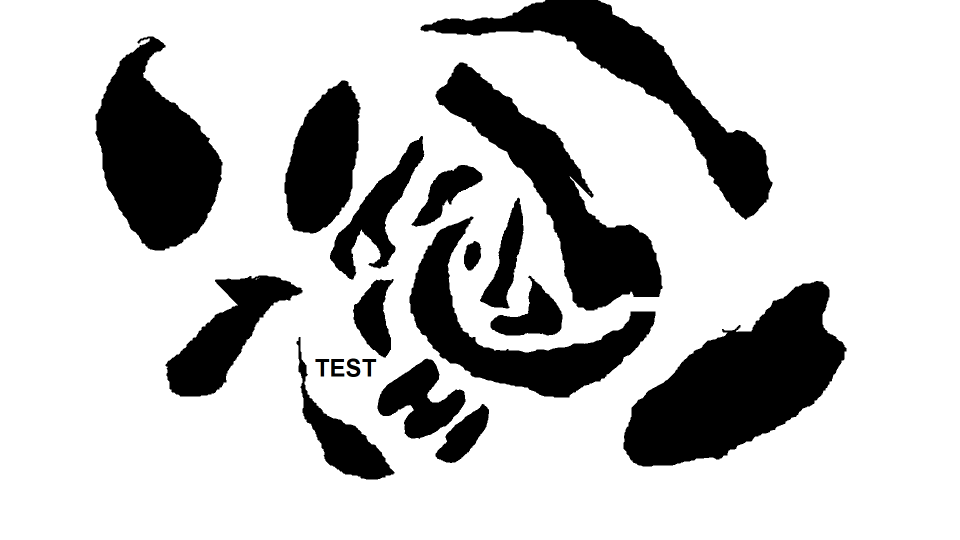
#> input picture map.png, 1920 x 1080 px (shown at 1/2 size)
$ python ants.py
#> lines starting #> are read from the running program, lines starting #| are printed output that depends on the picture
### utils.py
import time
import functools

enabled = True

def set_enabled(printing = True):
    global enabled
    enabled = printing

def perf(name = None, include_average = True,skip = 0):
    global enabled
    if not enabled:
        return lambda f : f
    # [28 lines left out: function decorator, not called in this run]
    return decorator

### ants.py
import matplotlib.pyplot as plt
from matplotlib.animation import FuncAnimation
import numpy as np
from matplotlib import image
from utils import perf, set_enabled
from numba import guvectorize, cuda
import time
import datetime

OUTPUT_PATH = "tmp.mp4"

# enable rendering and saving animation
SAVE = False


# number of ants
N = 1_000_000

# resolution
WIDTH = 1920
HEIGHT = 1080

# movement speed of the ants per step
SPEED = 1.5

# ants will be "reflected" EDGE_WIDTH  pixels before reaching the border of the domain.
# used so that the "sensing" of the ants does not cause an out of bounds are
EDGE_WIDTH = 25

# mulitplicative factor applied to the pheromone density after every step
FADE_PER_STEP = 0.97

# distance at which the ants sample the phermone density
RADIUS = 25

# ants look ahead from -FOV to FOV
FOV = np.pi/4

# how many points in front the ants sample
SAMPLES = 3

# the pheromones get averaged over adjacent pixels and the blended with the previous pheromone
# concentration, weighted by DIFFUSION
DIFFUSION = 0.5

ITERATIONS_PER_STEP = 10

# parameters for saving the animation
FRAMES = 5000
DPI = 100

# for time measuring
start = 0

# only output performance when not rendering
set_enabled(not SAVE)

# ensure reproducibility
np.random.seed(0)

def spawn_ants_in_circle(count, radius, center):
    # uniform random positions in a circle for ants
    position_angles = np.random.uniform(0, np.pi*2, (count,))
    # rescaling to ensure uniform distribution
    lengths = np.sqrt(np.random.uniform(0, radius**2, (count,)))
    xs = lengths * np.cos(position_angles) + center[0]
    ys = lengths * np.sin(position_angles) + center[1]

    # velocities for all ants
    direction_angles = np.random.uniform(0, np.pi*2, (count,))
    vxs = np.cos(direction_angles)
    vys = np.sin(direction_angles)
    ants = np.array([xs, ys, vxs, vys]).T
    return ants.astype(np.float32)

# take one channel from image as obstacle
obstacles = image.imread("map.png")[..., 0].T
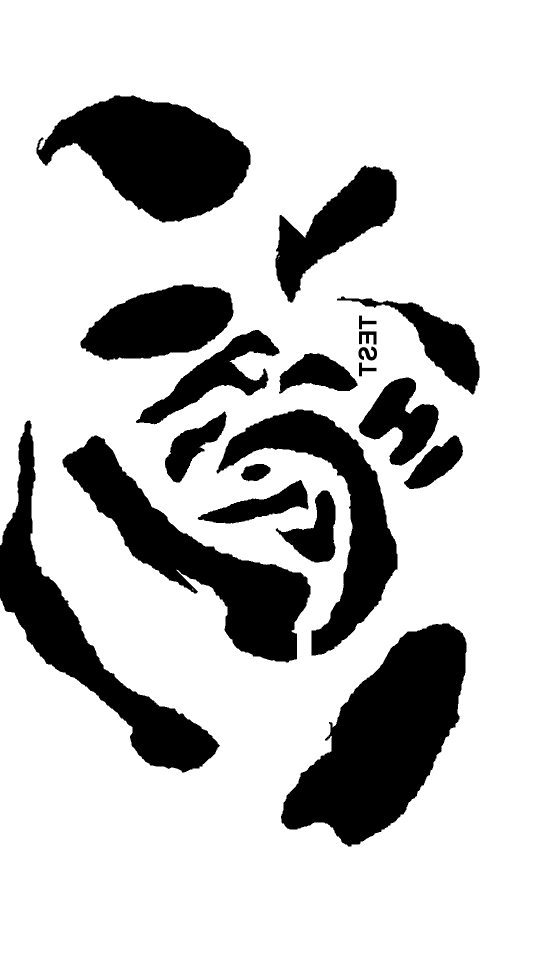
#> obstacles: shape (1920, 1080) float32 (shown at 1/2 size); min 0, max 1, mean 0.776

# smallest domain size, considering EDGEWIDTH
min_dir = min(HEIGHT, WIDTH)-2*EDGE_WIDTH
ants = spawn_ants_in_circle(N, min_dir/2, (WIDTH/2, HEIGHT/2))

# pheromone concentration
domain = np.zeros((WIDTH, HEIGHT), dtype=np.float32)

# precalculate the rotation matrices for the sample points in front of the ants
# saves some sin and cos in the heavy loops
look_angles = np.linspace(-FOV, FOV, SAMPLES)
look_rotations = np.array([[np.cos(a), -np.sin(a), np.sin(a), np.cos(a)]
                          for a in look_angles], dtype=np.float32)


# [117 lines left out: functions step, diffuse_and_evaporate, get_image, animate, not called in this run]
#> (the run stopped early here; a loop or call above may not have finished)
